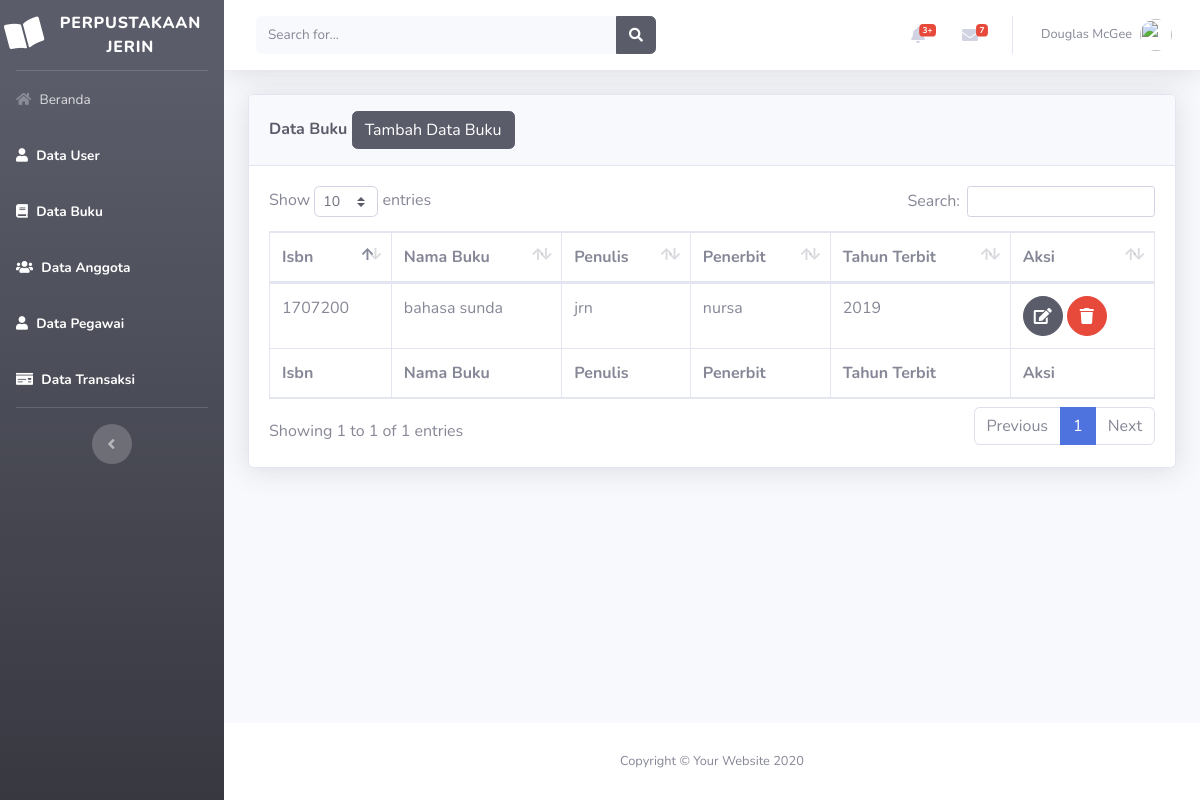
Screenshot of /beranda.php?page=buku with the database file from the repository.
### tables this page shows
CREATE TABLE `tabel_buku` (
  `id` int(11) NOT NULL,
  `isbn` varchar(7) NOT NULL,
  `nama_buku` varchar(30) NOT NULL,
  `penulis` varchar(50) NOT NULL,
  `penerbit` varchar(50) NOT NULL,
  `tahun_terbit` year(4) NOT NULL
);

### views/buku/buku.php (the view)
<div class="container-fluid">
    <div class="card shadow mb-4">
        <div class="card-header py-3">
            <h6 class="m-0 font-weight-bold text-dark">Data Buku
            <a href="beranda.php?page=buku&aksi=add">
                <button class="btn btn-dark">Tambah Data Buku</button>
                </a>
            </h6>
        </div>
        <div class="card-body">
            <div class="table-responsive">
                <table class="table table-bordered" id="dataTable" width="100%" cellspacing="0">
                    <thead>
                        <tr>
                            <th>Isbn</th>
                            <th>Nama Buku</th>
                            <th>Penulis</th>
                            <th>Penerbit</th>
                            <th>Tahun Terbit</th>
                            <th>Aksi</th>
                        </tr>
                    </thead>
                    <tfoot>
                        <tr>
                           <th>Isbn</th>
                           <th>Nama Buku</th>
                           <th>Penulis</th>
                           <th>Penerbit</th>
                           <th>Tahun Terbit</th>
                           <th>Aksi</th>
                        </tr>
                    </tfoot>
                    <tbody>
                    <?php
                        $sql = "select * from tabel_buku";
                        $show = $db->query($sql);
                        foreach($show as $buku):
                    ?>
                        <tr>
                            <td><?php echo $buku['isbn']?></td>
                            <td><?php echo $buku['nama_buku']?></td>
                            <td><?php echo $buku['penulis']?></td>
                            <td><?php echo $buku['penerbit']?></td>
                            <td><?php echo $buku['tahun_terbit']?></td>
                            <td>
                                <a href="beranda.php?page=buku&aksi=edit&id=<?php echo $buku['id']?>"
                                class="btn btn-dark btn-circle">
                                        <i class="fas fa-edit"></i>
                                        </a>
                                <a href="model/buku/prosesdeletebuku.php?id=<?php echo $buku['id']?>"
                                class="btn btn-danger btn-circle">
                                        <i class="fas fa-trash"></i>
                                        </a>
                            </td>
                        </tr>
                        <?php endforeach; ?>
                    </tbody>
                </table>
            </div>
        </div>
    </div>
</div>

### rows the page displays
tabel_buku: isbn "1707200", nama_buku "bahasa sunda", penulis "jrn", penerbit "nursa", tahun_terbit "2019"
